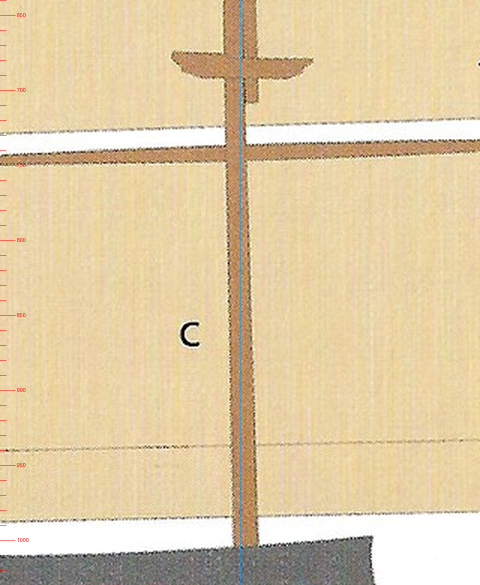
#> input picture build/staging/r323/lower-fore.png, 960 x 1170 px (shown at 1/2 size); its folder holds only this picture in this run
$ python r323_crop.py lower-fore.png
#> lines starting #> are read from the running program, lines starting #| are printed output that depends on the picture
import sys
from PIL import Image, ImageDraw
im = Image.open(sys.argv[1]).convert('RGB')
#> im is the input picture: PIL image 960x1170 RGB; mean R, G, B 224.5, 204.2, 166.3
print(im.size)
#| (960, 1170)
for name, cx, y0, y1 in [('fore', 1150, 640, 1030), ('main', 656, 640, 1030)]:
    c = im.crop((cx-160, y0, cx+160, y1)); s = 3
    c = c.resize((c.width*s, c.height*s), Image.LANCZOS); d = ImageDraw.Draw(c)
    for r in range(y0, y1, 10):
        yy = (r-y0)*s; L = 30 if r % 50 == 0 else 12
        d.line([(0, yy), (L, yy)], fill=(255, 0, 0), width=1)
        if r % 50 == 0: d.text((34, yy-6), str(r), fill=(255, 0, 0))
    xa = 160*s; d.line([(xa, 0), (xa, c.height)], fill=(0, 160, 255), width=1)
    c.save(f'lower-{name}.png')
#> this loop made 2 passes
#> pass 1, `c.save(f'lower-{name}.png')`:
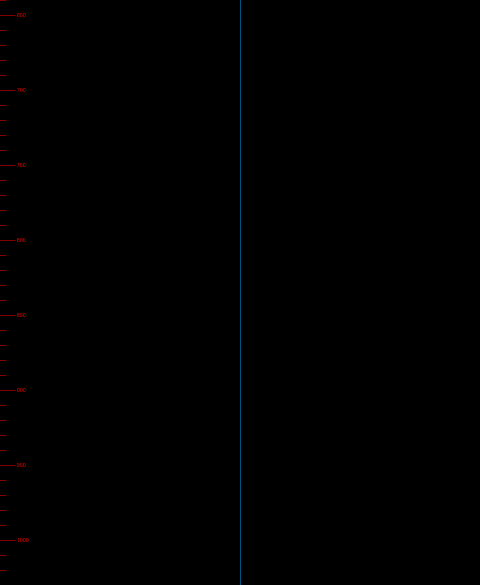
#> saved as lower-fore.png: PIL image 960x1170 RGB (shown at 1/2 size); mean R, G, B 0.2, 0.2, 0.3
#> pass 2, `c = im.crop((cx - 160, y0, cx + 160, y1))`:
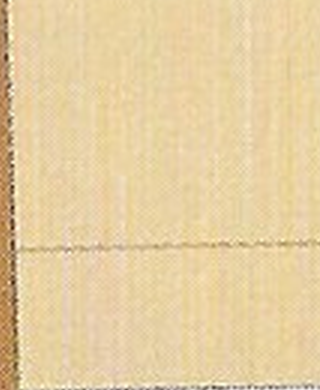
#> c: PIL image 320x390 RGB; mean R, G, B 230, 206.8, 161.3

$ run again, on build/staging/r323/lower-main.png
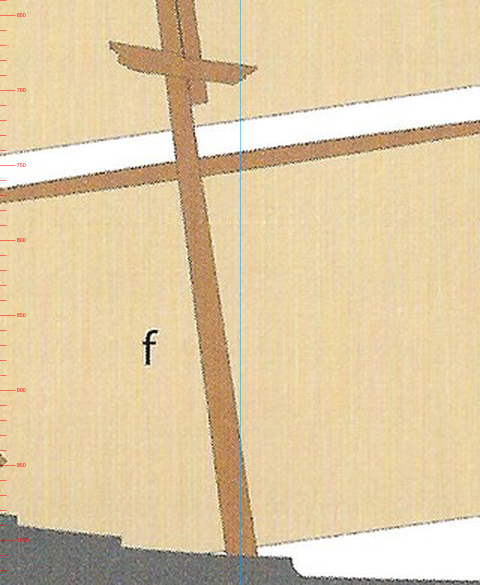
#> input picture build/staging/r323/lower-main.png, 960 x 1170 px (shown at 1/2 size)
#> im is the input picture: PIL image 960x1170 RGB; mean R, G, B 223.4, 202.5, 165
#| (960, 1170)
#> the loop `for name, cx, y0, y1 in [('fore', 1150, 640, 1030), ('main', 656, 640,..` made 2 passes
#> pass 2, `c = im.crop((cx - 160, y0, cx + 160, y1))`:
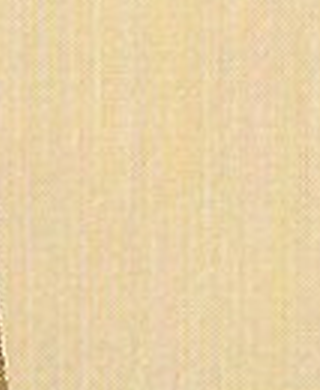
#> c: PIL image 320x390 RGB; mean R, G, B 233.4, 210.4, 166.6
